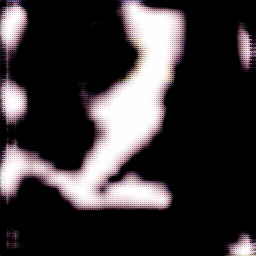
#> input picture results/mnist_4_channel_bs64_200dec/test_latest/images/00088_fake_B.png, 256 x 256 px; its folder holds only this picture in this run
$ python pic_channel_separator.py
#> lines starting #> are read from the running program, lines starting #| are printed output that depends on the picture; long printed decimals are rounded

import cv2
from PIL import Image
import numpy as np
import os
import regex as re


def separate_rgb_layer(mypath):
#> called with mypath = './mnist_4_channel_bs64_200dec/'
    readpath = os.path.join(mypath, 'test_latest/images')
    print(readpath)
    savepath = os.path.join(mypath, 'separated')
    for f in os.listdir(readpath):
        img = cv2.imread(os.path.join(readpath, f), cv2.IMREAD_UNCHANGED)
#> img is the input picture: shape (256, 256, 4); mean B, G, R, A 55.8, 53.7, 58.6, 229.4
        rgb = img[:,:,0:3]
        layer = img[:,:,3]
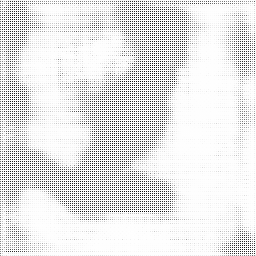
#> layer: shape (256, 256); min 3, max 255, mean 229.4
        print(np.mean(layer))
#| 229.394
        rgb = Image.fromarray(rgb)
        layer = Image.fromarray(layer, 'L')
        rgb.save(os.path.join(savepath, re.sub('.png', 'rgb.png', f)))
#> (this line was passed over: regex is not available in this run)
        layer.save(os.path.join(savepath, re.sub('.png', 'layer.png', f)))
#> (this line was passed over: regex is not available in this run)


if __name__ == '__main__':
    path = './mnist_4_channel_bs64_200dec/'
    separate_rgb_layer(path)

$ run again, on results/mnist_4_channel_bs64_200dec/test_latest/images/00399_fake_B.png
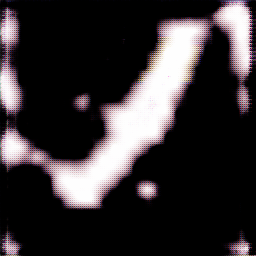
#> input picture results/mnist_4_channel_bs64_200dec/test_latest/images/00399_fake_B.png, 256 x 256 px
#> in separate_rgb_layer, img is the input picture: shape (256, 256, 4); mean B, G, R, A 52.2, 50, 55, 230.2
#> in separate_rgb_layer, `layer = img[:,:,3]`:
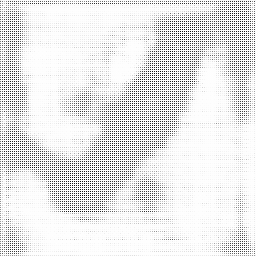
#> layer: shape (256, 256); min 5, max 255, mean 230.2
#| 230.189

$ run again, on results/mnist_4_channel_bs64_200dec/test_latest/images/00462_fake_B.png
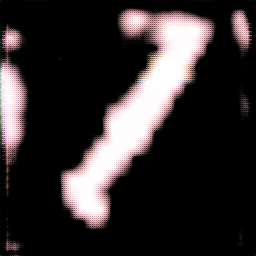
#> input picture results/mnist_4_channel_bs64_200dec/test_latest/images/00462_fake_B.png, 256 x 256 px
#> in separate_rgb_layer, img is the input picture: shape (256, 256, 4); mean B, G, R, A 47.9, 46.1, 50.2, 231
#> in separate_rgb_layer, `layer = img[:,:,3]`:
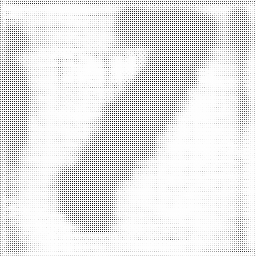
#> layer: shape (256, 256); min 5, max 254, mean 231
#| 231.045

$ run again, on results/mnist_4_channel_bs64_200dec/test_latest/images/00582_fake_B.png
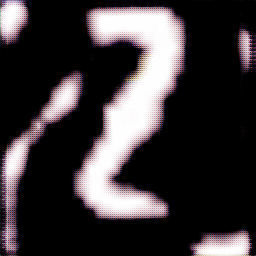
#> input picture results/mnist_4_channel_bs64_200dec/test_latest/images/00582_fake_B.png, 256 x 256 px
#> in separate_rgb_layer, img is the input picture: shape (256, 256, 4); mean B, G, R, A 57.8, 55.4, 60.7, 229.3
#> in separate_rgb_layer, `layer = img[:,:,3]`:
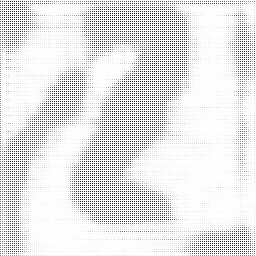
#> layer: shape (256, 256); min 3, max 255, mean 229.3
#| 229.332

$ run again, on results/mnist_4_channel_bs64_200dec/test_latest/images/00156_fake_B.png
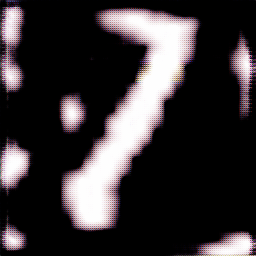
#> input picture results/mnist_4_channel_bs64_200dec/test_latest/images/00156_fake_B.png, 256 x 256 px
#> in separate_rgb_layer, img is the input picture: shape (256, 256, 4); mean B, G, R, A 54, 51.7, 56.8, 229.6
#> in separate_rgb_layer, `layer = img[:,:,3]`:
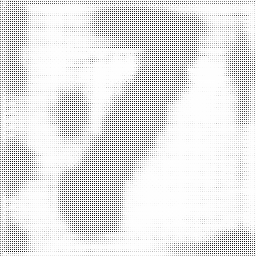
#> layer: shape (256, 256); min 3, max 255, mean 229.6
#| 229.567
